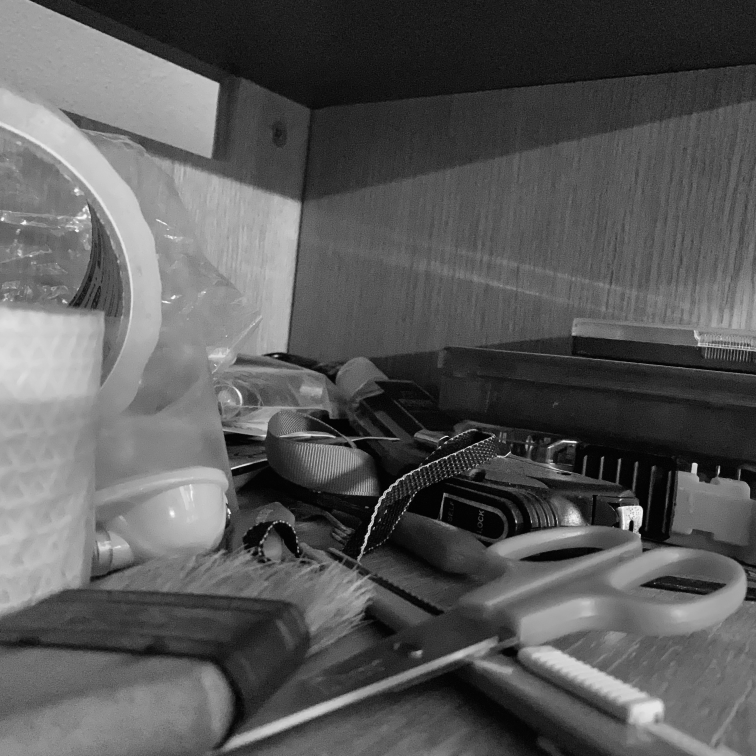
#> input picture images/IMG_1.jpg, 3024 x 3024 px (shown at 1/4 size)
$ python denoise.py
#> lines starting #> are read from the running program, lines starting #| are printed output that depends on the picture
#!/usr/bin/env python3

# Akshat Bisht, 2021.
# arb@purdue.edu

import numpy as np
import matplotlib.pyplot as plt
import cv2

# Setup initial cubicles
#
# Here I am reading in 12 closely timed snapshots of a greyscale scene.
# This is my proxy for the hypothetical data that would come from a QIS sensor.
# I will be running a simple P(k) function to get a binary data cube.
# Fetch raw image data
T = int(input("Enter # of frames T\n"))
#> the answer given: 3
q = int(input("Enter cutoff q\n"))
#> the answer given: 3
alpha = int(input("Enter alpha (gain)\n"))
#> the answer given: 3
d_a = int(input("Enter bilateral filter d:\n"))
#> the answer given: 3
d_b = int(input("Enter bilateral filter sigmaColor:\n"))
#> the answer given: 3
d_c = int(input("Enter bilateral filter sigmaSpace:\n"))
#> the answer given: 3
x = np.empty([3024,3024])
x = cv2.imread("images/IMG_1.jpg", 0)/255
#> x: shape (3024, 3024) float64; min 0, max 1, mean 0.351

# Downsample raw data to shape (504, 504)
x = x[::6,::6]
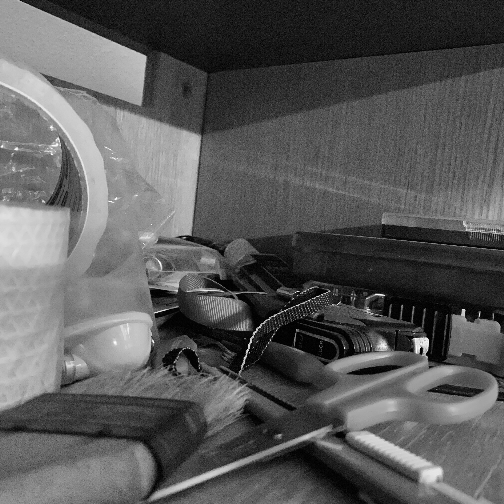
#> x: shape (504, 504) float64; min 0, max 1, mean 0.35

y = np.empty([T, 504,504])
for i in range(0, T):
    y[i] = np.random.poisson(lam=alpha*x, size=(504,504))

y_raw = y[0]
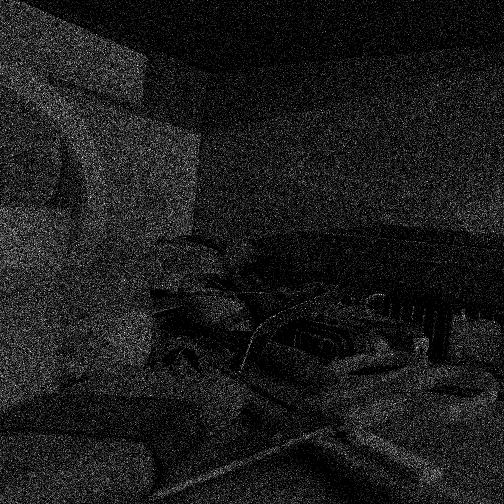
#> y_raw: shape (504, 504) float64; min 0, max 10, mean 1.05; drawn with min black and max white

# Define function to determine bit state
def B(k, cutoff):
    if (k >= cutoff):
        return 1
    else:
        return 0

# Apply B(k) to raw data to generate data cube
b_vec = np.vectorize(B)

for i in range (0, T):
    y[i] = b_vec(y[i], q)

y_mean = np.apply_along_axis(np.mean, 0, y)
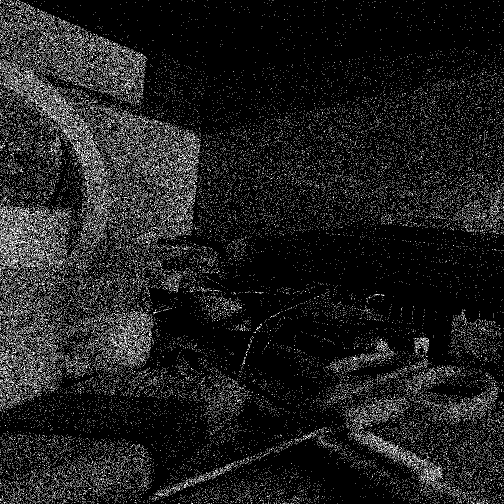
#> y_mean: shape (504, 504) float64; min 0, max 1, mean 0.12

def anscombe(x):
    '''
    Compute the anscombe variance stabilizing transform.
      the input   x   is noisy Poisson-distributed data
      the output  fx  has variance approximately equal to 1.
    Reference: Anscombe, F. J. (1948), "The transformation of Poisson,
    binomial and negative-binomial data", Biometrika 35 (3-4): 246-254
    '''
    return 2.0*np.sqrt(x + 3.0/8.0)

def inverse_anscombe(z):
    '''
    Compute the inverse transform using an approximation of the exact
    unbiased inverse.
    Reference: Makitalo, M., & Foi, A. (2011). A closed-form
    approximation of the exact unbiased inverse of the Anscombe
    variance-stabilizing transformation. Image Processing.
    '''
    return (z/2.0)**2 - 3.0/8.0

# Normalise values between 0 - 255
y_mean = np.interp(y_mean, (y_mean.min(), y_mean.max()), (0, 255))
y_mean = np.uint8(y_mean)

y_mean_denoised = cv2.bilateralFilter(y_mean, d_a, d_b, d_c)

t_before = anscombe(y_mean).astype(np.uint8)
#> in anscombe, `return 2.0*np.sqrt(x + 3.0/8.0)`:
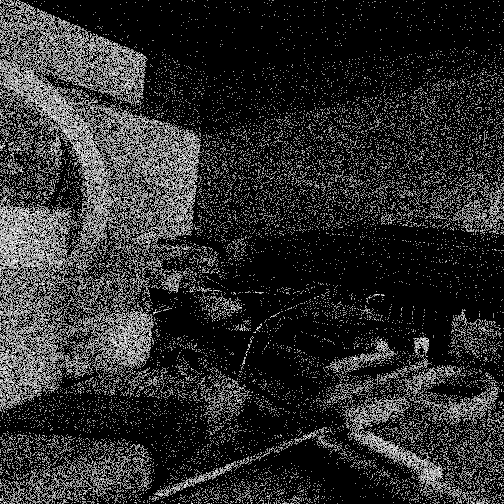
#> returned value: shape (504, 504) float64; min 1.22, max 31.96, mean 6.7; drawn with min black and max white
denoised = cv2.bilateralFilter(t_before, d_a, d_b, d_c)
t_after = inverse_anscombe(denoised)

# Plot and show
plt.figure(1)
plt.imshow(y_mean, cmap="gray")
plt.title("Simple sum")
plt.figure(2)
plt.imshow(x, cmap="gray")
plt.title("Ground truth")
plt.figure(3)
plt.imshow(t_after, cmap="gray")
plt.title("denoised using anscombe transform")
plt.figure(4)
plt.imshow(y_mean_denoised, cmap="gray")
plt.title("denoised without anscombe transform")
plt.show()

$ run again, with images/IMG_12.jpg copied over images/IMG_1.jpg
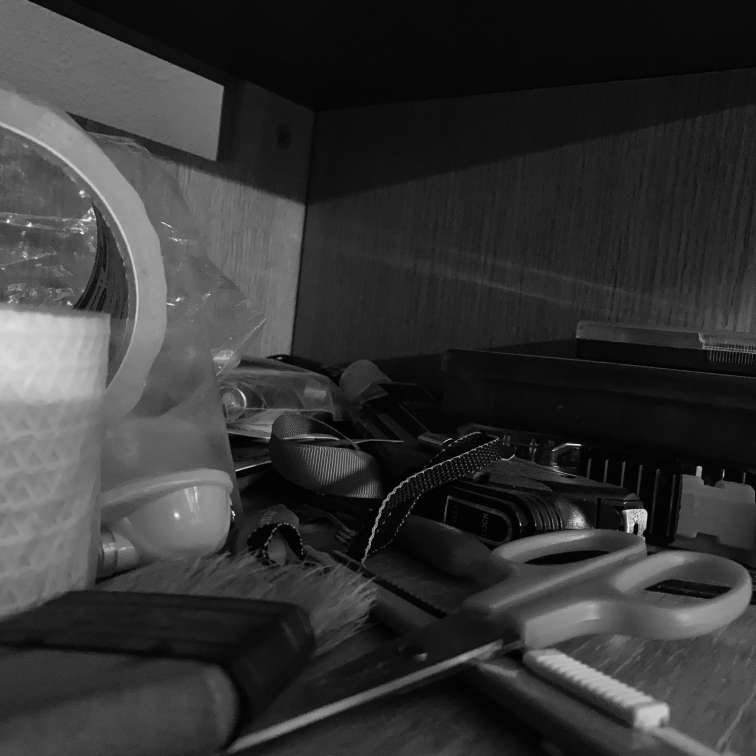
#> input picture images/IMG_12.jpg, 3024 x 3024 px (shown at 1/4 size)
#> `y_raw = y[0]`:
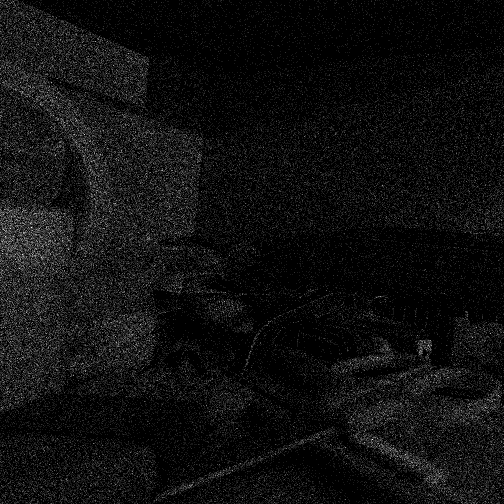
#> y_raw: shape (504, 504) float64; min 0, max 10, mean 0.623; drawn with min black and max white
#> in anscombe, `return 2.0*np.sqrt(x + 3.0/8.0)`:
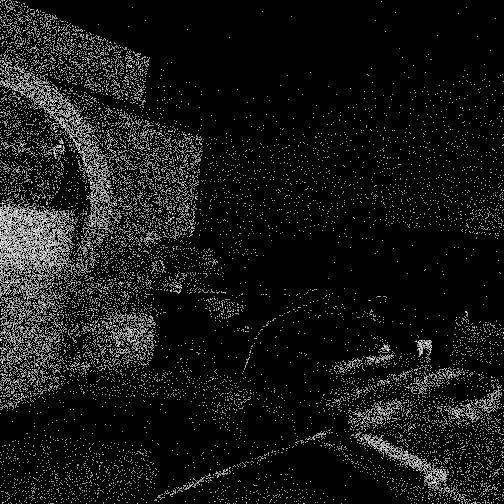
#> returned value: shape (504, 504) float64; min 1.22, max 31.96, mean 3.7; drawn with min black and max white
